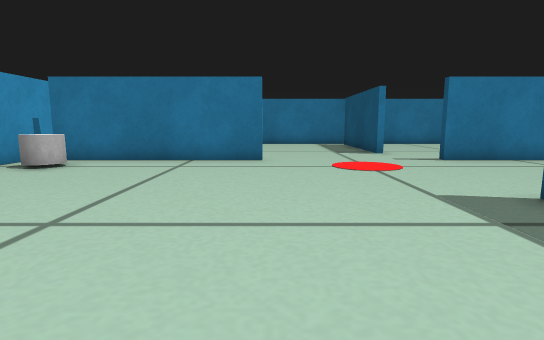
[1] (above)

13 first-person views from a walk through a Gazebo world. The camera is 0.22 m above the floor, tilts 8° down and sees 80° across. The floor is counted in squares, 0.2 m on a side. Each view is taken from the middle of a square. On the plan, view 1 faces up. The plan holds only what a view shows up to about 13 squares ahead; the rest is blank.

[2]
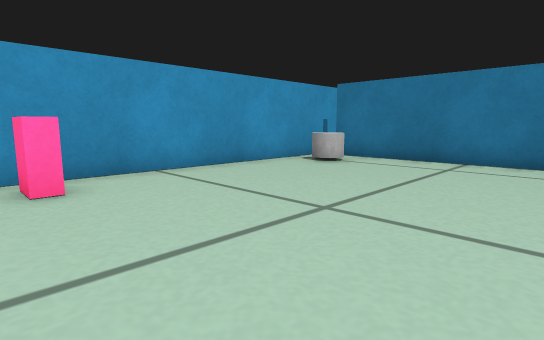

[3]
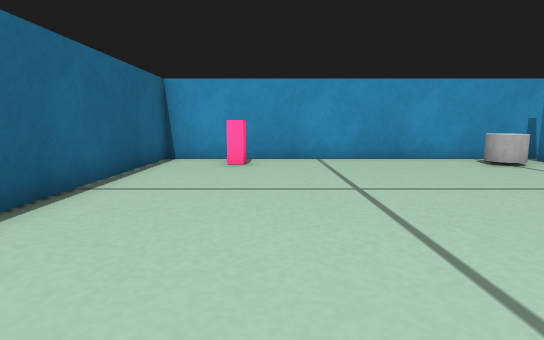

[4]
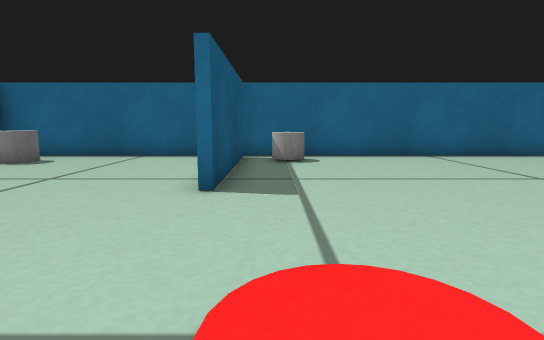

[5]
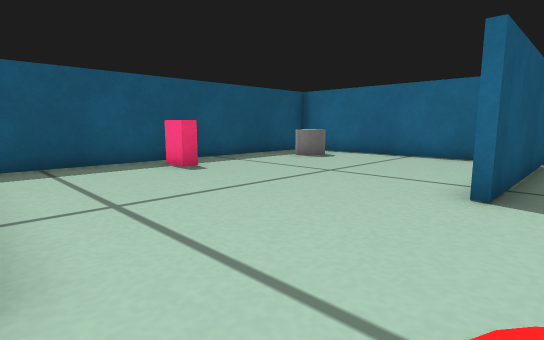

[6]
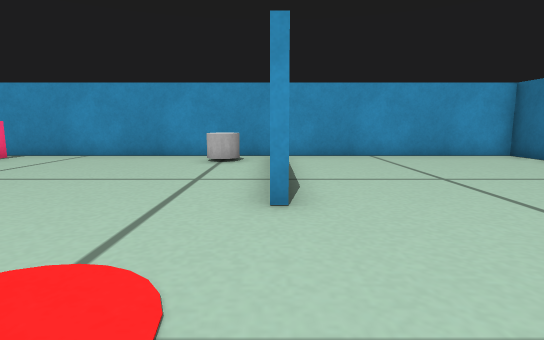

[7]
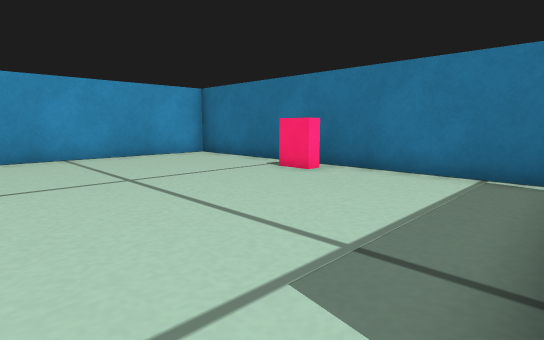

[8]
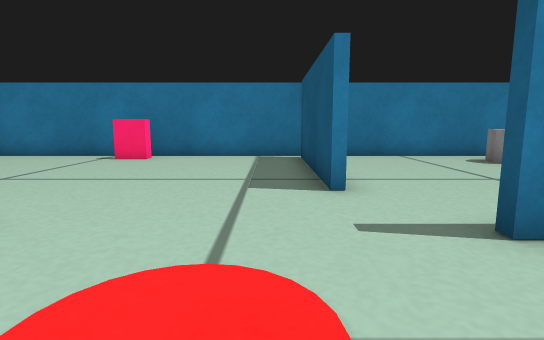

[9]
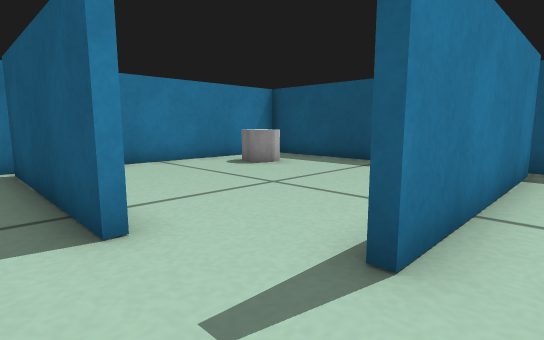

[10]
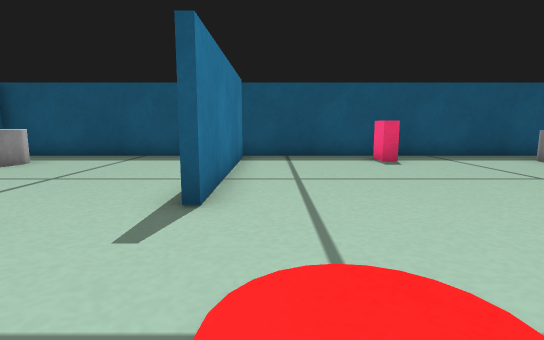

[11]
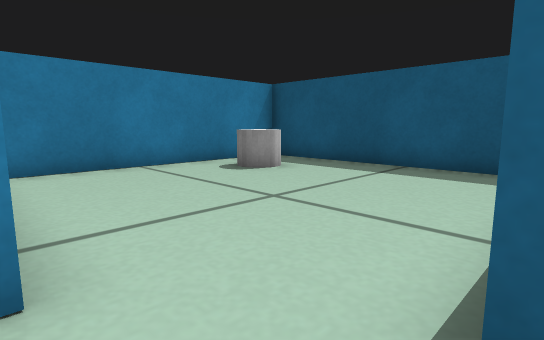

[12]
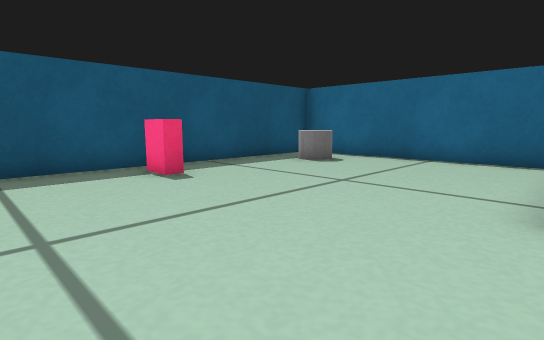

[13]
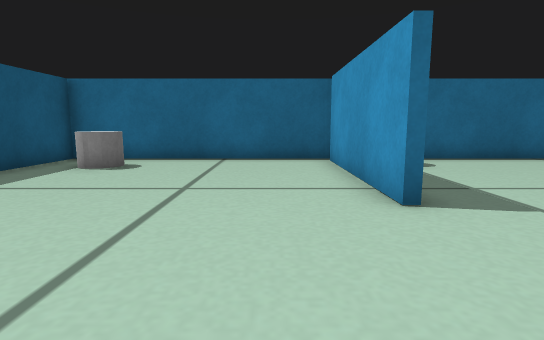

### Floor plan
Points are (right, up) in squares from view 1. A wall is a line through its corners. A room is listed if a view was taken in it or the views show most of it. See-through windows are left out.
Room 1 (views 1, 2, 3, 8, 9, 10, 12)
walls: (4.2, 4.8) (4.2, 3.6); (-0.2, 10) (-6.8, 10); (4, -1) (4, 4.8); (-7.4, 10) (-7.4, -1.4) (4, -1.4)
ways out: opening at (2.5, 10) to room 2; gap at (-7, 10) to room 2; opening at (5.9, 6) to room 3; gap at (4, -1) to room 3
objects: red box (-7, 1) to (-6, 1); grey cylinder (-6, 8) to (-6, 9); grey cylinder (2, 0) to (3, 0)
Room 2 (views 4, 5, 6, 7, 11)
walls: (-2.6, 18.4) (-7.4, 18.4) (-7.4, 10); (4, 12.2) (4, 18); (4, 18.4) (-0.2, 18.4)
ways out: opening at (2.5, 10) to room 1; gap at (-7, 10) to room 1; opening at (4, 11.5) to room 4; gap at (4, 18) to room 4
objects: red box (-2, 17) to (-1, 18)
Room 3 (view 13)
walls: (4.2, 3.6) (4.2, -1); (11.8, 10) (5.2, 10); (4, -1.4) (12.4, -1.4) (12.4, 10)
ways out: opening at (5.9, 6) to room 1; gap at (4, -1) to room 1; gap at (12, 10) to room 4
objects: grey cylinder (10, 0) to (11, 1); red box (11, 5) to (11, 6)
Room 4 (no view inside)
walls: (12.4, 10) (12.4, 18.4) (4, 18.4)
ways out: opening at (4, 11.5) to room 2; gap at (4, 18) to room 2; gap at (12, 10) to room 3
objects: grey cylinder (10, 16) to (10, 17)

Positions as (right, up) in squares from view 1, and headings:
1: (0, 0), facing up
2: (0, 0), facing up-left
3: (3, 2), facing left
4: (3, 10), facing down
5: (3, 10), facing down-right
6: (4, 10), facing left
7: (4, 11), facing up-left
8: (3, 7), facing up
9: (3, 9), facing up-right
10: (1, 9), facing right
11: (4, 10), facing up-right
12: (4, 9), facing down-right
13: (6, 9), facing down
